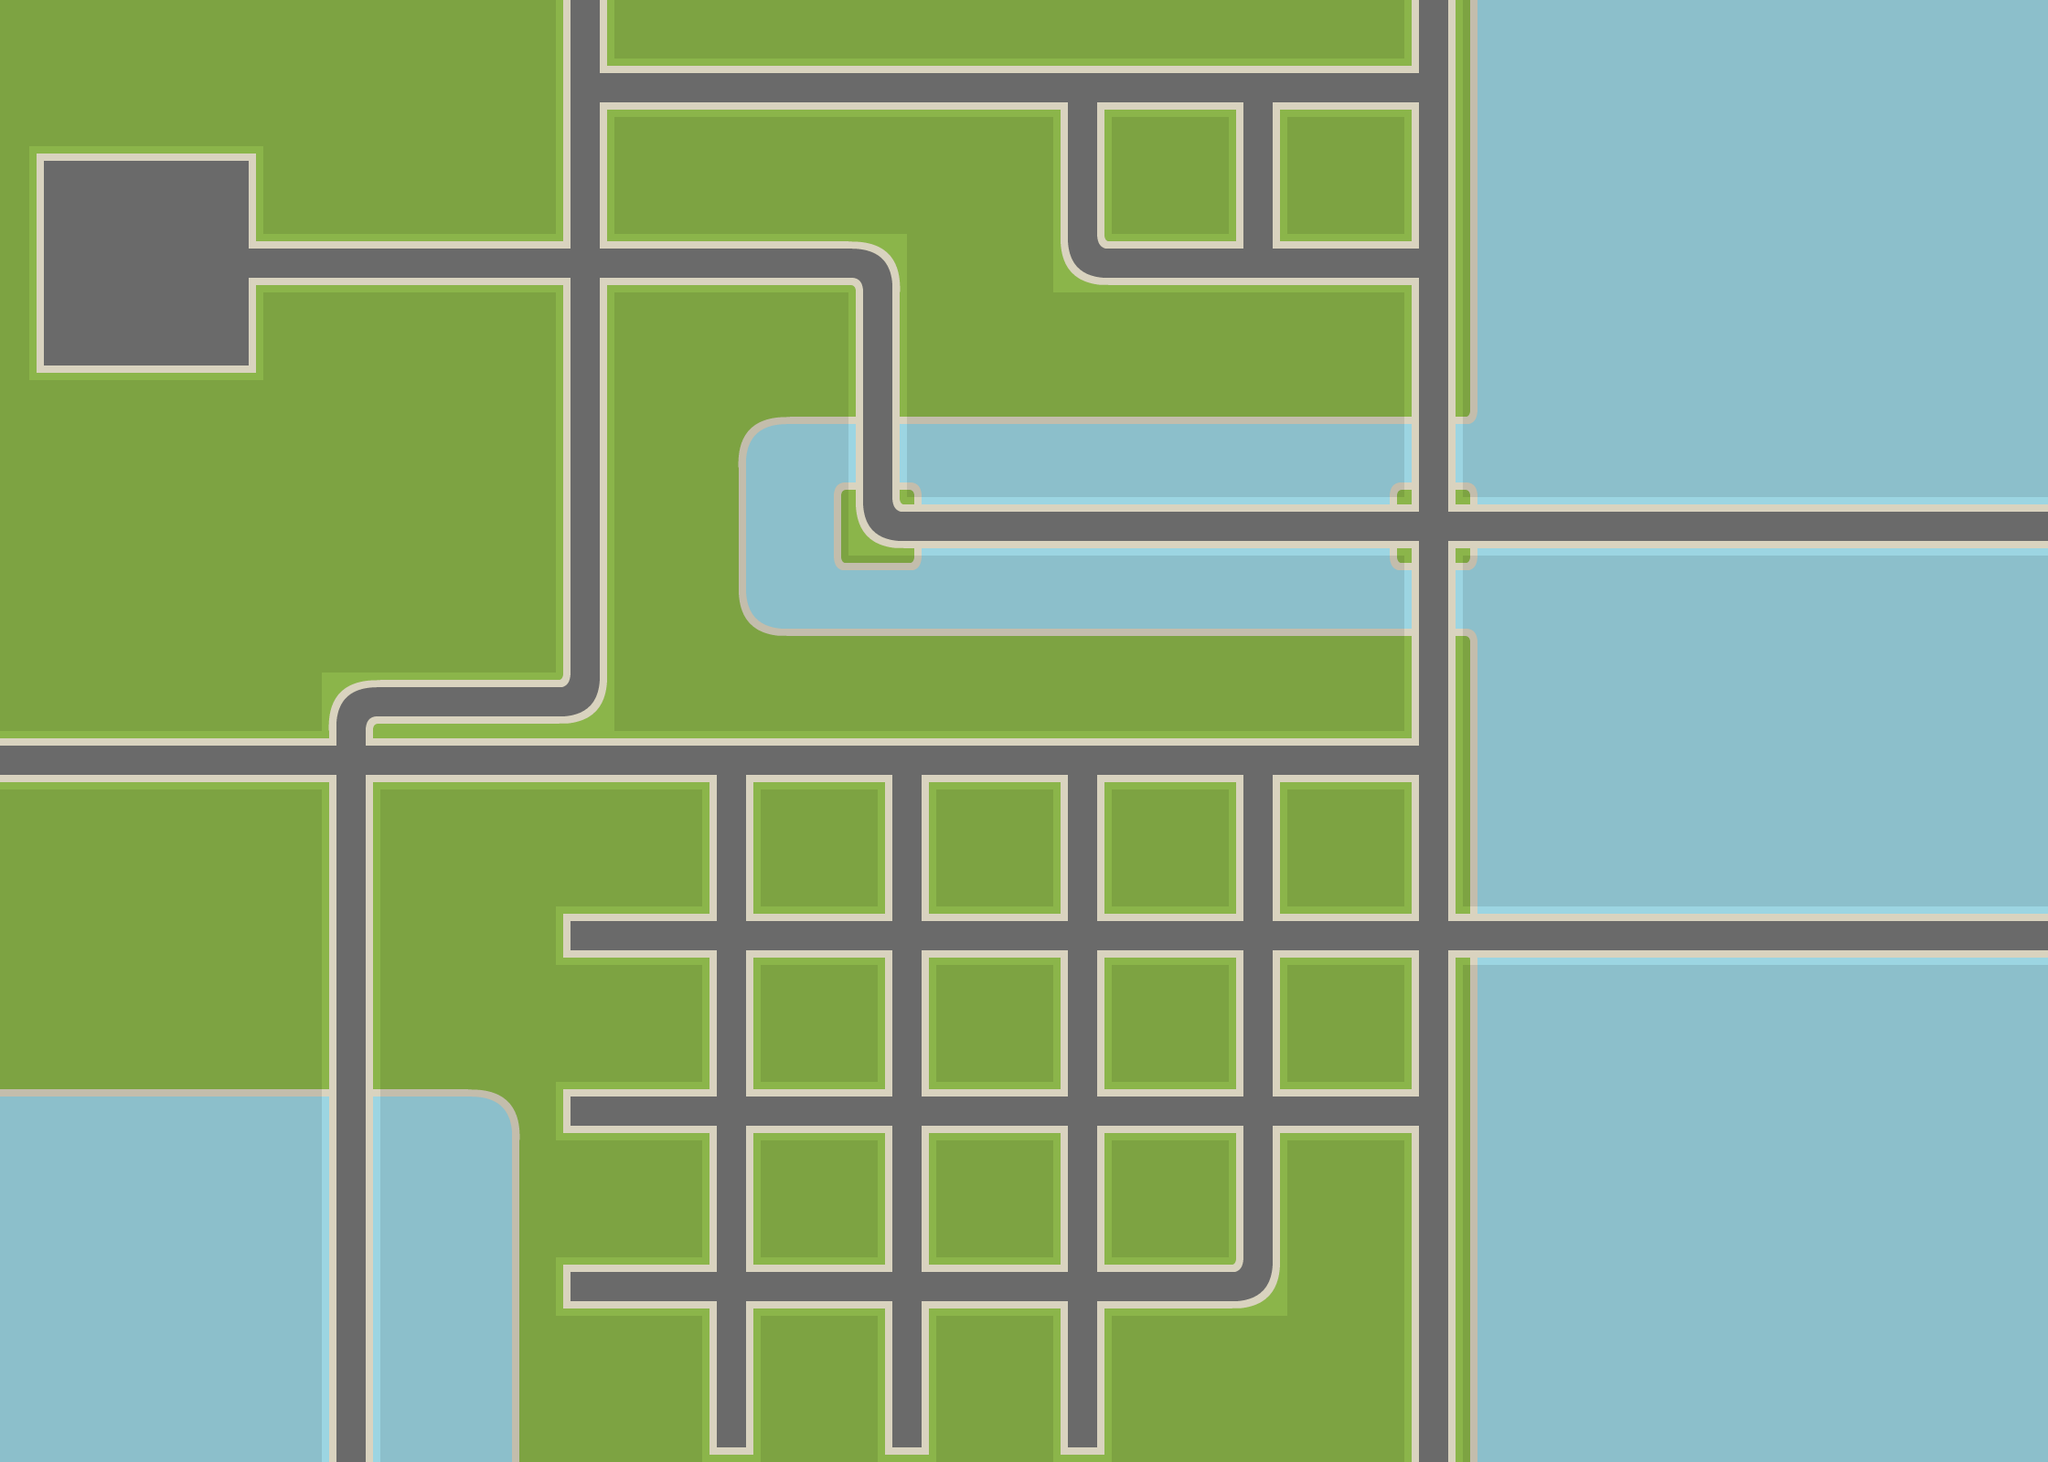

This game map was drawn from its Tiled (.tmx) file and the tilesets committed beside it. A one-line description and the trimmed map source follow:
An orthogonal 70x50 tile map with 32x32 px tiles, 2 tile layers (Background, Road) and 18 objects.

<map version="1.0" orientation="orthogonal" renderorder="right-down" width="70" height="50" tilewidth="32" tileheight="32" nextobjectid="25">
 <tileset firstgid="1" name="spritesheet" tilewidth="32" tileheight="32" tilecount="324" columns="18">
  <image source="../bbg_client/static/bbg_client/img/tilemaps/roads.png" width="576" height="576" />
 </tileset>
 <layer name="Background" width="70" height="50" opacity="0.9">
  <data>[3500 cells, 3500 non-empty, 34 distinct tile ids]</data>
 </layer>
 <layer name="Road" width="70" height="50">
  <data>[3500 cells, 930 non-empty, 79 distinct tile ids]</data>
 </layer>
 <objectgroup name="Sea">
  <object id="1" x="0" y="1200" width="359.818" height="400" />
  <object id="2" x="407.545" y="1200.09" width="104.455" height="399.909" />
  <object id="3" x="512" y="1247.73" width="47.7273" height="352" />
  <object id="7" x="479.091" y="1199.95" width="81.2273" height="75.0455">
   <ellipse />
  </object>
  <object id="9" x="1615.88" y="1047.96" width="623.875" height="551.833" />
  <object id="10" x="1615.96" y="-0.0833333" width="623.417" height="551.833" />
  <object id="11" x="1616.13" y="599.875" width="623.917" height="400" />
  <object id="13" x="1592" y="463.929" width="24" height="63.9684" />
  <object id="15" x="1591.99" y="623.991" width="24.2097" height="64.0054" />
  <object id="16" x="912.007" y="623.99" width="631.991" height="64.01" />
  <object id="17" x="983.991" y="463.99" width="560.022" height="64.01" />
  <object id="18" x="1008" y="527.998" width="511.995" height="23.9941" />
  <object id="19" x="1008.01" y="599.997" width="511.995" height="23.9941" />
  <object id="20" x="860.875" y="463.992" width="51.1042" height="224.001" />
  <object id="21" x="816" y="496" width="44.875" height="160.25" />
  <object id="22" x="815.983" y="463.959" width="83.2898" height="66.5866">
   <ellipse />
  </object>
  <object id="23" x="815.998" y="621.411" width="83.0051" height="66.5939">
   <ellipse />
  </object>
  <object id="24" x="911.984" y="464" width="24.0078" height="63.9961" />
 </objectgroup>
</map>
